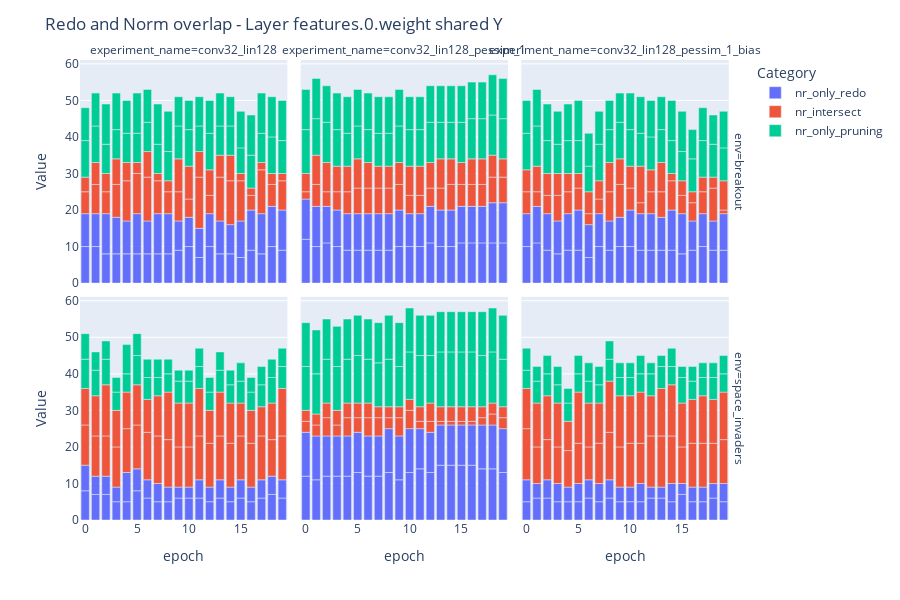
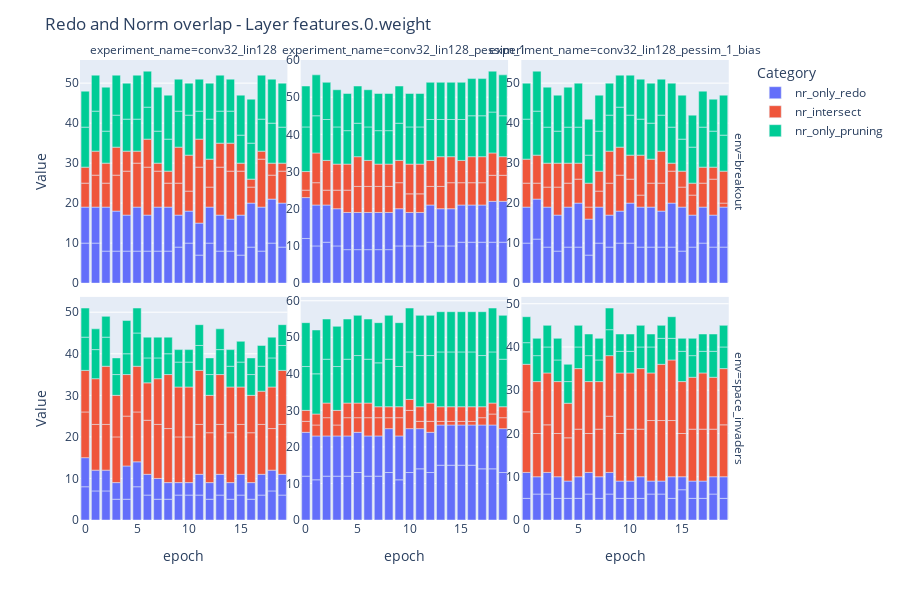
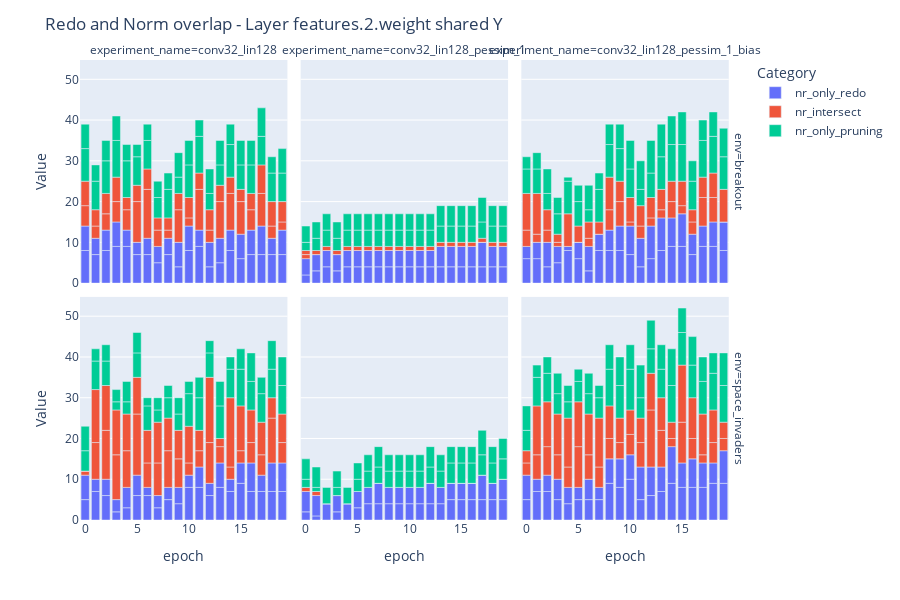
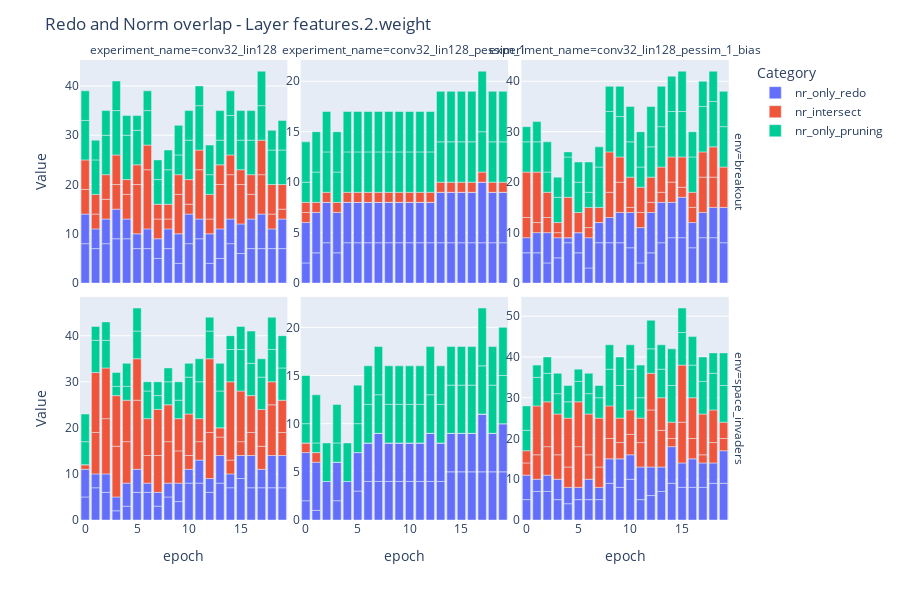

Notebook code for these charts, in order:
### Code cell
import plotly.graph_objects as go
import plotly.express as px
import plotly.io as pio

df_sub1 = df_res[
    df_res["experiment_name"].isin(
        ["conv32_lin128", "conv32_lin128_pessim_1", "conv32_lin128_pessim_1_bias"]
    )
]


for layer in df_sub1["layer"].unique():
    sub_df = df_sub1[(df_sub1["tau"] == 0.025) & (df_sub1["layer"] == layer)]

    melted_df = sub_df.melt(
        id_vars=["env", "experiment_name", "epoch"],
        value_vars=["nr_only_redo", "nr_intersect", "nr_only_pruning"],
        var_name="Category",
        value_name="Value",
    )

    fig = px.bar(
        melted_df,
        x="epoch",
        y="Value",
        color="Category",
        facet_row="env",
        facet_col="experiment_name",
        height=600,
    )

    title = f"Redo and Norm overlap - Layer {layer} shared Y"
    file_path = f"imgs/{title}.png"

    # Save the figure as a PNG image
    # pio.write_image(fig, file_path)

    fig.update_layout(title=title)
    fig.show()

    melted_df = sub_df.melt(
        id_vars=["env", "experiment_name", "epoch"],
        value_vars=["nr_only_redo", "nr_intersect", "nr_only_pruning"],
        var_name="Category",
        value_name="Value",
    )

    fig = px.bar(
        melted_df,
        x="epoch",
        y="Value",
        color="Category",
        facet_row="env",
        facet_col="experiment_name",
        height=600,
    )

    fig.update_yaxes(matches=None, showticklabels=True)

    title = f"Redo and Norm overlap - Layer {layer}"
    file_path = f"imgs/{title}.png"

    # Save the figure as a PNG image
    # pio.write_image(fig, file_path)

    fig.update_layout(title=title)

    fig.show()
